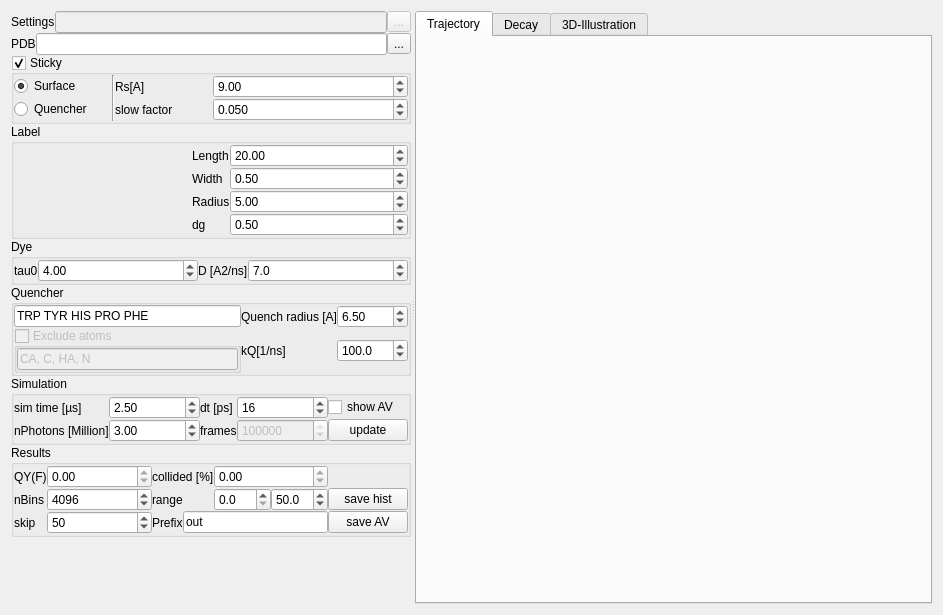
<?xml version="1.0" encoding="UTF-8"?>
<ui version="4.0">
 <class>Form</class>
 <widget class="QWidget" name="Form">
  <property name="geometry">
   <rect>
    <x>0</x>
    <y>0</y>
    <width>943</width>
    <height>615</height>
   </rect>
  </property>
  <property name="windowTitle">
   <string>Dye-quenching</string>
  </property>
  <property name="windowIcon">
   <iconset resource="../../ui/rescource.qrc">
    <normaloff>:/icons/icons/dye-diffusion.ico</normaloff>:/icons/icons/dye-diffusion.ico</iconset>
  </property>
  <layout class="QVBoxLayout" name="verticalLayout">
   <item>
    <widget class="QSplitter" name="splitter">
     <property name="orientation">
      <enum>Qt::Horizontal</enum>
     </property>
     <widget class="QWidget" name="widget" native="true">
      <property name="sizePolicy">
       <sizepolicy hsizetype="Expanding" vsizetype="Preferred">
        <horstretch>0</horstretch>
        <verstretch>0</verstretch>
       </sizepolicy>
      </property>
      <property name="maximumSize">
       <size>
        <width>400</width>
        <height>16777215</height>
       </size>
      </property>
      <layout class="QVBoxLayout" name="verticalLayout_9">
       <property name="spacing">
        <number>0</number>
       </property>
       <property name="leftMargin">
        <number>0</number>
       </property>
       <property name="topMargin">
        <number>0</number>
       </property>
       <property name="rightMargin">
        <number>0</number>
       </property>
       <property name="bottomMargin">
        <number>0</number>
       </property>
       <item>
        <layout class="QHBoxLayout" name="horizontalLayout_5">
         <property name="spacing">
          <number>0</number>
         </property>
         <item>
          <widget class="QLabel" name="label_25">
           <property name="text">
            <string>Settings</string>
           </property>
          </widget>
         </item>
         <item>
          <widget class="QLineEdit" name="lineEdit_2">
           <property name="enabled">
            <bool>false</bool>
           </property>
          </widget>
         </item>
         <item>
          <widget class="QToolButton" name="toolButton">
           <property name="enabled">
            <bool>false</bool>
           </property>
           <property name="text">
            <string>...</string>
           </property>
          </widget>
         </item>
        </layout>
       </item>
       <item>
        <layout class="QHBoxLayout" name="horizontalLayout">
         <property name="spacing">
          <number>0</number>
         </property>
         <item>
          <widget class="QLabel" name="label_15">
           <property name="sizePolicy">
            <sizepolicy hsizetype="Fixed" vsizetype="Preferred">
             <horstretch>0</horstretch>
             <verstretch>0</verstretch>
            </sizepolicy>
           </property>
           <property name="text">
            <string>PDB</string>
           </property>
          </widget>
         </item>
         <item>
          <widget class="QLineEdit" name="lineEdit">
           <property name="readOnly">
            <bool>true</bool>
           </property>
          </widget>
         </item>
         <item>
          <widget class="QToolButton" name="toolButton_2">
           <property name="text">
            <string>...</string>
           </property>
          </widget>
         </item>
        </layout>
       </item>
       <item>
        <widget class="QGroupBox" name="groupBox_4">
         <property name="title">
          <string>Sticky</string>
         </property>
         <property name="checkable">
          <bool>true</bool>
         </property>
         <layout class="QGridLayout" name="gridLayout_4">
          <property name="leftMargin">
           <number>0</number>
          </property>
          <property name="topMargin">
           <number>0</number>
          </property>
          <property name="rightMargin">
           <number>0</number>
          </property>
          <property name="bottomMargin">
           <number>0</number>
          </property>
          <property name="spacing">
           <number>0</number>
          </property>
          <item row="0" column="2">
           <widget class="QLabel" name="label_16">
            <property name="text">
             <string>Rs[A]</string>
            </property>
           </widget>
          </item>
          <item row="0" column="3" colspan="2">
           <widget class="QDoubleSpinBox" name="doubleSpinBox_10">
            <property name="sizePolicy">
             <sizepolicy hsizetype="MinimumExpanding" vsizetype="Fixed">
              <horstretch>0</horstretch>
              <verstretch>0</verstretch>
             </sizepolicy>
            </property>
            <property name="toolTip">
             <string>All points within the AV within a radius of R next to the selection are slowed down</string>
            </property>
            <property name="maximum">
             <double>100.000000000000000</double>
            </property>
            <property name="value">
             <double>9.000000000000000</double>
            </property>
           </widget>
          </item>
          <item row="1" column="2">
           <widget class="QLabel" name="label_8">
            <property name="text">
             <string>slow factor</string>
            </property>
           </widget>
          </item>
          <item row="1" column="3" colspan="2">
           <widget class="QDoubleSpinBox" name="doubleSpinBox_5">
            <property name="toolTip">
             <string>The diffusion coefficient outside the sicky volume is reduced by this factor</string>
            </property>
            <property name="decimals">
             <number>3</number>
            </property>
            <property name="maximum">
             <double>1.000000000000000</double>
            </property>
            <property name="singleStep">
             <double>0.050000000000000</double>
            </property>
            <property name="value">
             <double>0.050000000000000</double>
            </property>
           </widget>
          </item>
          <item row="0" column="0">
           <widget class="QRadioButton" name="radioButton">
            <property name="toolTip">
             <string>The &quot;surface&quot; of the AV is defined by selecting AV-points within a sphere of radius Rs around the Cbeta atoms</string>
            </property>
            <property name="text">
             <string>Surface</string>
            </property>
            <property name="checked">
             <bool>true</bool>
            </property>
           </widget>
          </item>
          <item row="1" column="0">
           <widget class="QRadioButton" name="radioButton_2">
            <property name="enabled">
             <bool>true</bool>
            </property>
            <property name="text">
             <string>Quencher</string>
            </property>
            <property name="checked">
             <bool>false</bool>
            </property>
           </widget>
          </item>
          <item row="0" column="1" rowspan="2">
           <widget class="Line" name="line">
            <property name="orientation">
             <enum>Qt::Vertical</enum>
            </property>
           </widget>
          </item>
         </layout>
        </widget>
       </item>
       <item>
        <widget class="QGroupBox" name="groupBox">
         <property name="title">
          <string>Label</string>
         </property>
         <layout class="QGridLayout" name="gridLayout">
          <property name="leftMargin">
           <number>0</number>
          </property>
          <property name="topMargin">
           <number>0</number>
          </property>
          <property name="rightMargin">
           <number>0</number>
          </property>
          <property name="bottomMargin">
           <number>0</number>
          </property>
          <property name="spacing">
           <number>0</number>
          </property>
          <item row="0" column="2">
           <widget class="QLabel" name="label_4">
            <property name="text">
             <string>Length</string>
            </property>
           </widget>
          </item>
          <item row="1" column="2">
           <widget class="QLabel" name="label_5">
            <property name="text">
             <string>Width</string>
            </property>
           </widget>
          </item>
          <item row="1" column="3">
           <widget class="QDoubleSpinBox" name="doubleSpinBox_2">
            <property name="toolTip">
             <string>The width of the dye linker in Angström</string>
            </property>
            <property name="minimum">
             <double>0.100000000000000</double>
            </property>
            <property name="maximum">
             <double>10.000000000000000</double>
            </property>
            <property name="singleStep">
             <double>0.100000000000000</double>
            </property>
            <property name="value">
             <double>0.500000000000000</double>
            </property>
           </widget>
          </item>
          <item row="3" column="3">
           <widget class="QDoubleSpinBox" name="doubleSpinBox_17">
            <property name="toolTip">
             <string>Resolution of the AV (grid-parameter) in Angström</string>
            </property>
            <property name="maximum">
             <double>1.000000000000000</double>
            </property>
            <property name="singleStep">
             <double>0.100000000000000</double>
            </property>
            <property name="value">
             <double>0.500000000000000</double>
            </property>
           </widget>
          </item>
          <item row="3" column="2">
           <widget class="QLabel" name="label_23">
            <property name="text">
             <string>dg</string>
            </property>
           </widget>
          </item>
          <item row="0" column="0" rowspan="4">
           <layout class="QVBoxLayout" name="verticalLayout_10">
            <property name="spacing">
             <number>0</number>
            </property>
           </layout>
          </item>
          <item row="2" column="3">
           <widget class="QDoubleSpinBox" name="doubleSpinBox_3">
            <property name="toolTip">
             <string>Radius of the dye in Angström</string>
            </property>
            <property name="minimum">
             <double>0.100000000000000</double>
            </property>
            <property name="singleStep">
             <double>0.250000000000000</double>
            </property>
            <property name="value">
             <double>5.000000000000000</double>
            </property>
           </widget>
          </item>
          <item row="0" column="3">
           <widget class="QDoubleSpinBox" name="doubleSpinBox">
            <property name="sizePolicy">
             <sizepolicy hsizetype="MinimumExpanding" vsizetype="Fixed">
              <horstretch>0</horstretch>
              <verstretch>0</verstretch>
             </sizepolicy>
            </property>
            <property name="toolTip">
             <string>The length of the dye linker in Angström</string>
            </property>
            <property name="minimum">
             <double>1.000000000000000</double>
            </property>
            <property name="value">
             <double>20.000000000000000</double>
            </property>
           </widget>
          </item>
          <item row="2" column="2">
           <widget class="QLabel" name="label_6">
            <property name="text">
             <string>Radius</string>
            </property>
           </widget>
          </item>
          <item row="0" column="1">
           <spacer name="horizontalSpacer">
            <property name="orientation">
             <enum>Qt::Horizontal</enum>
            </property>
            <property name="sizeHint" stdset="0">
             <size>
              <width>40</width>
              <height>20</height>
             </size>
            </property>
           </spacer>
          </item>
         </layout>
        </widget>
       </item>
       <item>
        <widget class="QGroupBox" name="groupBox_3">
         <property name="title">
          <string>Dye</string>
         </property>
         <layout class="QGridLayout" name="gridLayout_3">
          <property name="leftMargin">
           <number>0</number>
          </property>
          <property name="topMargin">
           <number>0</number>
          </property>
          <property name="rightMargin">
           <number>0</number>
          </property>
          <property name="bottomMargin">
           <number>0</number>
          </property>
          <property name="spacing">
           <number>0</number>
          </property>
          <item row="1" column="2">
           <widget class="QLabel" name="label_7">
            <property name="text">
             <string>D [A2/ns]</string>
            </property>
           </widget>
          </item>
          <item row="1" column="0">
           <widget class="QLabel" name="label_12">
            <property name="sizePolicy">
             <sizepolicy hsizetype="Fixed" vsizetype="Preferred">
              <horstretch>0</horstretch>
              <verstretch>0</verstretch>
             </sizepolicy>
            </property>
            <property name="text">
             <string>tau0</string>
            </property>
           </widget>
          </item>
          <item row="1" column="1">
           <widget class="QDoubleSpinBox" name="doubleSpinBox_8">
            <property name="sizePolicy">
             <sizepolicy hsizetype="Expanding" vsizetype="Fixed">
              <horstretch>0</horstretch>
              <verstretch>0</verstretch>
             </sizepolicy>
            </property>
            <property name="toolTip">
             <string>Lifetime of the dye in absence of quenching</string>
            </property>
            <property name="minimum">
             <double>0.010000000000000</double>
            </property>
            <property name="singleStep">
             <double>0.100000000000000</double>
            </property>
            <property name="value">
             <double>4.000000000000000</double>
            </property>
           </widget>
          </item>
          <item row="1" column="3">
           <widget class="QDoubleSpinBox" name="doubleSpinBox_4">
            <property name="sizePolicy">
             <sizepolicy hsizetype="Expanding" vsizetype="Fixed">
              <horstretch>0</horstretch>
              <verstretch>0</verstretch>
             </sizepolicy>
            </property>
            <property name="toolTip">
             <string>Diffusion coefficent of the dye in the non-sticky part of the accessible volume</string>
            </property>
            <property name="decimals">
             <number>1</number>
            </property>
            <property name="maximum">
             <double>101.000000000000000</double>
            </property>
            <property name="value">
             <double>7.000000000000000</double>
            </property>
           </widget>
          </item>
         </layout>
        </widget>
       </item>
       <item>
        <widget class="QGroupBox" name="groupBox_8">
         <property name="title">
          <string>Quencher</string>
         </property>
         <layout class="QGridLayout" name="gridLayout_5">
          <property name="leftMargin">
           <number>0</number>
          </property>
          <property name="topMargin">
           <number>0</number>
          </property>
          <property name="rightMargin">
           <number>0</number>
          </property>
          <property name="bottomMargin">
           <number>0</number>
          </property>
          <property name="spacing">
           <number>0</number>
          </property>
          <item row="2" column="2">
           <widget class="QDoubleSpinBox" name="doubleSpinBox_12">
            <property name="toolTip">
             <string>If the dye is quenched if it is in a part of the AV within a radius of the Quenching atoms</string>
            </property>
            <property name="singleStep">
             <double>0.250000000000000</double>
            </property>
            <property name="value">
             <double>6.500000000000000</double>
            </property>
           </widget>
          </item>
          <item row="2" column="1">
           <widget class="QLabel" name="label_14">
            <property name="text">
             <string>Quench radius [A]</string>
            </property>
           </widget>
          </item>
          <item row="4" column="2">
           <widget class="QDoubleSpinBox" name="doubleSpinBox_9">
            <property name="toolTip">
             <string>Quenching probability. If zero no quenching if 1 instantaneous quenching. Values inbetween radiation boundary condition (see Lakowicz)</string>
            </property>
            <property name="decimals">
             <number>1</number>
            </property>
            <property name="minimum">
             <double>0.000000000000000</double>
            </property>
            <property name="maximum">
             <double>10000.000000000000000</double>
            </property>
            <property name="singleStep">
             <double>0.010000000000000</double>
            </property>
            <property name="value">
             <double>100.000000000000000</double>
            </property>
           </widget>
          </item>
          <item row="2" column="0">
           <widget class="QLineEdit" name="lineEdit_3">
            <property name="sizePolicy">
             <sizepolicy hsizetype="Minimum" vsizetype="Fixed">
              <horstretch>0</horstretch>
              <verstretch>0</verstretch>
             </sizepolicy>
            </property>
            <property name="text">
             <string>TRP TYR HIS PRO PHE</string>
            </property>
           </widget>
          </item>
          <item row="4" column="1">
           <widget class="QLabel" name="label_13">
            <property name="sizePolicy">
             <sizepolicy hsizetype="Fixed" vsizetype="Preferred">
              <horstretch>0</horstretch>
              <verstretch>0</verstretch>
             </sizepolicy>
            </property>
            <property name="text">
             <string>kQ[1/ns]</string>
            </property>
           </widget>
          </item>
          <item row="4" column="0">
           <widget class="QGroupBox" name="groupBox_5">
            <property name="enabled">
             <bool>false</bool>
            </property>
            <property name="title">
             <string>Exclude atoms</string>
            </property>
            <property name="checkable">
             <bool>true</bool>
            </property>
            <property name="checked">
             <bool>false</bool>
            </property>
            <layout class="QVBoxLayout" name="verticalLayout_8">
             <property name="spacing">
              <number>0</number>
             </property>
             <property name="leftMargin">
              <number>0</number>
             </property>
             <property name="topMargin">
              <number>0</number>
             </property>
             <property name="rightMargin">
              <number>0</number>
             </property>
             <property name="bottomMargin">
              <number>0</number>
             </property>
             <item>
              <widget class="QLineEdit" name="lineEdit_6">
               <property name="text">
                <string>CA, C, HA, N</string>
               </property>
              </widget>
             </item>
            </layout>
           </widget>
          </item>
         </layout>
        </widget>
       </item>
       <item>
        <widget class="QGroupBox" name="groupBox_2">
         <property name="title">
          <string>Simulation</string>
         </property>
         <layout class="QGridLayout" name="gridLayout_2">
          <property name="leftMargin">
           <number>0</number>
          </property>
          <property name="topMargin">
           <number>0</number>
          </property>
          <property name="rightMargin">
           <number>0</number>
          </property>
          <property name="bottomMargin">
           <number>0</number>
          </property>
          <property name="spacing">
           <number>0</number>
          </property>
          <item row="1" column="2">
           <widget class="QLabel" name="label_10">
            <property name="text">
             <string>dt [ps]</string>
            </property>
           </widget>
          </item>
          <item row="1" column="3">
           <widget class="QDoubleSpinBox" name="doubleSpinBox_7">
            <property name="sizePolicy">
             <sizepolicy hsizetype="Expanding" vsizetype="Fixed">
              <horstretch>0</horstretch>
              <verstretch>0</verstretch>
             </sizepolicy>
            </property>
            <property name="decimals">
             <number>0</number>
            </property>
            <property name="value">
             <double>16.000000000000000</double>
            </property>
           </widget>
          </item>
          <item row="1" column="1">
           <widget class="QDoubleSpinBox" name="doubleSpinBox_6">
            <property name="sizePolicy">
             <sizepolicy hsizetype="Expanding" vsizetype="Fixed">
              <horstretch>0</horstretch>
              <verstretch>0</verstretch>
             </sizepolicy>
            </property>
            <property name="maximum">
             <double>200.000000000000000</double>
            </property>
            <property name="value">
             <double>2.500000000000000</double>
            </property>
           </widget>
          </item>
          <item row="1" column="0">
           <widget class="QLabel" name="label_9">
            <property name="text">
             <string>sim time [µs]</string>
            </property>
           </widget>
          </item>
          <item row="2" column="0">
           <widget class="QLabel" name="label_17">
            <property name="text">
             <string>nPhotons [Million]</string>
            </property>
           </widget>
          </item>
          <item row="2" column="1">
           <widget class="QDoubleSpinBox" name="doubleSpinBox_11">
            <property name="sizePolicy">
             <sizepolicy hsizetype="Expanding" vsizetype="Fixed">
              <horstretch>0</horstretch>
              <verstretch>0</verstretch>
             </sizepolicy>
            </property>
            <property name="singleStep">
             <double>0.250000000000000</double>
            </property>
            <property name="value">
             <double>3.000000000000000</double>
            </property>
           </widget>
          </item>
          <item row="2" column="2">
           <widget class="QLabel" name="label_11">
            <property name="text">
             <string>frames</string>
            </property>
           </widget>
          </item>
          <item row="2" column="3">
           <widget class="QSpinBox" name="spinBox">
            <property name="enabled">
             <bool>false</bool>
            </property>
            <property name="sizePolicy">
             <sizepolicy hsizetype="Expanding" vsizetype="Fixed">
              <horstretch>0</horstretch>
              <verstretch>0</verstretch>
             </sizepolicy>
            </property>
            <property name="maximum">
             <number>99999999</number>
            </property>
            <property name="value">
             <number>156250</number>
            </property>
           </widget>
          </item>
          <item row="2" column="4">
           <widget class="QPushButton" name="pushButton_3">
            <property name="sizePolicy">
             <sizepolicy hsizetype="Minimum" vsizetype="Fixed">
              <horstretch>0</horstretch>
              <verstretch>0</verstretch>
             </sizepolicy>
            </property>
            <property name="text">
             <string>update</string>
            </property>
           </widget>
          </item>
          <item row="1" column="4">
           <widget class="QCheckBox" name="checkBox_3">
            <property name="text">
             <string>show AV</string>
            </property>
           </widget>
          </item>
         </layout>
        </widget>
       </item>
       <item>
        <widget class="QGroupBox" name="groupBox_7">
         <property name="title">
          <string>Results</string>
         </property>
         <layout class="QGridLayout" name="gridLayout_7">
          <property name="leftMargin">
           <number>0</number>
          </property>
          <property name="topMargin">
           <number>0</number>
          </property>
          <property name="rightMargin">
           <number>0</number>
          </property>
          <property name="bottomMargin">
           <number>0</number>
          </property>
          <property name="spacing">
           <number>0</number>
          </property>
          <item row="2" column="1">
           <widget class="QSpinBox" name="spinBox_3">
            <property name="toolTip">
             <string>Skip every x'th frame in the trajectory (save space for saving)</string>
            </property>
            <property name="maximum">
             <number>99999</number>
            </property>
            <property name="value">
             <number>50</number>
            </property>
           </widget>
          </item>
          <item row="2" column="0">
           <widget class="QLabel" name="label_24">
            <property name="text">
             <string>skip</string>
            </property>
           </widget>
          </item>
          <item row="0" column="2">
           <widget class="QLabel" name="label_22">
            <property name="text">
             <string>collided [%]</string>
            </property>
           </widget>
          </item>
          <item row="1" column="5">
           <widget class="QPushButton" name="pushButton_4">
            <property name="text">
             <string>save hist</string>
            </property>
           </widget>
          </item>
          <item row="1" column="1">
           <widget class="QSpinBox" name="spinBox_2">
            <property name="sizePolicy">
             <sizepolicy hsizetype="Expanding" vsizetype="Fixed">
              <horstretch>0</horstretch>
              <verstretch>0</verstretch>
             </sizepolicy>
            </property>
            <property name="maximum">
             <number>8192</number>
            </property>
            <property name="value">
             <number>4096</number>
            </property>
           </widget>
          </item>
          <item row="2" column="5">
           <widget class="QPushButton" name="pushButton_5">
            <property name="text">
             <string>save AV</string>
            </property>
           </widget>
          </item>
          <item row="1" column="3">
           <layout class="QHBoxLayout" name="horizontalLayout_4">
            <item>
             <widget class="QDoubleSpinBox" name="doubleSpinBox_13">
              <property name="decimals">
               <number>1</number>
              </property>
              <property name="singleStep">
               <double>0.100000000000000</double>
              </property>
             </widget>
            </item>
            <item>
             <widget class="QDoubleSpinBox" name="doubleSpinBox_14">
              <property name="decimals">
               <number>1</number>
              </property>
              <property name="value">
               <double>50.000000000000000</double>
              </property>
             </widget>
            </item>
           </layout>
          </item>
          <item row="0" column="1">
           <widget class="QDoubleSpinBox" name="doubleSpinBox_16">
            <property name="readOnly">
             <bool>true</bool>
            </property>
            <property name="maximum">
             <double>1.000000000000000</double>
            </property>
           </widget>
          </item>
          <item row="1" column="0">
           <widget class="QLabel" name="label_19">
            <property name="text">
             <string>nBins</string>
            </property>
           </widget>
          </item>
          <item row="1" column="2">
           <widget class="QLabel" name="label_21">
            <property name="text">
             <string>range</string>
            </property>
           </widget>
          </item>
          <item row="0" column="0">
           <widget class="QLabel" name="label_20">
            <property name="text">
             <string>QY(F)</string>
            </property>
           </widget>
          </item>
          <item row="0" column="3">
           <widget class="QDoubleSpinBox" name="doubleSpinBox_15">
            <property name="readOnly">
             <bool>true</bool>
            </property>
            <property name="decimals">
             <number>2</number>
            </property>
           </widget>
          </item>
          <item row="2" column="2" colspan="2">
           <layout class="QHBoxLayout" name="horizontalLayout_2">
            <property name="spacing">
             <number>0</number>
            </property>
            <item>
             <widget class="QLabel" name="label_18">
              <property name="text">
               <string>Prefix</string>
              </property>
             </widget>
            </item>
            <item>
             <widget class="QLineEdit" name="lineEdit_5">
              <property name="text">
               <string>out</string>
              </property>
             </widget>
            </item>
           </layout>
          </item>
         </layout>
        </widget>
       </item>
       <item>
        <spacer name="verticalSpacer">
         <property name="orientation">
          <enum>Qt::Vertical</enum>
         </property>
         <property name="sizeHint" stdset="0">
          <size>
           <width>20</width>
           <height>40</height>
          </size>
         </property>
        </spacer>
       </item>
      </layout>
     </widget>
     <widget class="QTabWidget" name="tabWidget">
      <property name="currentIndex">
       <number>0</number>
      </property>
      <widget class="QWidget" name="tab">
       <attribute name="title">
        <string>Trajectory</string>
       </attribute>
       <layout class="QVBoxLayout" name="verticalLayout_7">
        <item>
         <layout class="QVBoxLayout" name="verticalLayout_6"/>
        </item>
       </layout>
      </widget>
      <widget class="QWidget" name="tab_3">
       <attribute name="title">
        <string>Decay</string>
       </attribute>
       <layout class="QVBoxLayout" name="verticalLayout_3">
        <item>
         <layout class="QVBoxLayout" name="verticalLayout_2"/>
        </item>
       </layout>
      </widget>
      <widget class="QWidget" name="tab_2">
       <attribute name="title">
        <string>3D-Illustration</string>
       </attribute>
       <layout class="QVBoxLayout" name="verticalLayout_5">
        <item>
         <layout class="QVBoxLayout" name="verticalLayout_4"/>
        </item>
       </layout>
      </widget>
     </widget>
    </widget>
   </item>
  </layout>
  <action name="actionLoad_settings">
   <property name="text">
    <string>Load settings</string>
   </property>
  </action>
  <action name="actionLoad_PDB">
   <property name="text">
    <string>Load PDB</string>
   </property>
  </action>
 </widget>
 <resources>
  <include location="../../ui/rescource.qrc"/>
 </resources>
 <connections>
  <connection>
   <sender>toolButton_2</sender>
   <signal>clicked()</signal>
   <receiver>actionLoad_PDB</receiver>
   <slot>trigger()</slot>
   <hints>
    <hint type="sourcelabel">
     <x>479</x>
     <y>46</y>
    </hint>
    <hint type="destinationlabel">
     <x>-1</x>
     <y>-1</y>
    </hint>
   </hints>
  </connection>
  <connection>
   <sender>toolButton</sender>
   <signal>clicked()</signal>
   <receiver>actionLoad_settings</receiver>
   <slot>trigger()</slot>
   <hints>
    <hint type="sourcelabel">
     <x>479</x>
     <y>21</y>
    </hint>
    <hint type="destinationlabel">
     <x>-1</x>
     <y>-1</y>
    </hint>
   </hints>
  </connection>
 </connections>
</ui>
